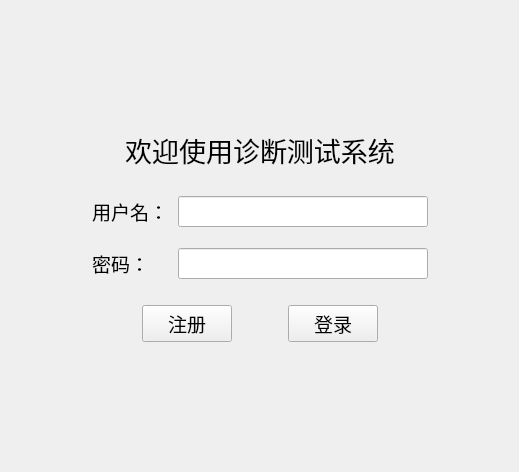
<?xml version="1.0" encoding="UTF-8"?>
<ui version="4.0">
 <class>LoginView</class>
 <widget class="QWidget" name="LoginView">
  <property name="geometry">
   <rect>
    <x>0</x>
    <y>0</y>
    <width>519</width>
    <height>472</height>
   </rect>
  </property>
  <property name="font">
   <font>
    <pointsize>14</pointsize>
   </font>
  </property>
  <property name="windowTitle">
   <string>登录</string>
  </property>
  <layout class="QGridLayout" name="gridLayout">
   <item row="0" column="1">
    <spacer name="verticalSpacer_5">
     <property name="orientation">
      <enum>Qt::Vertical</enum>
     </property>
     <property name="sizeHint" stdset="0">
      <size>
       <width>20</width>
       <height>102</height>
      </size>
     </property>
    </spacer>
   </item>
   <item row="1" column="0">
    <spacer name="horizontalSpacer_2">
     <property name="orientation">
      <enum>Qt::Horizontal</enum>
     </property>
     <property name="sizeHint" stdset="0">
      <size>
       <width>71</width>
       <height>20</height>
      </size>
     </property>
    </spacer>
   </item>
   <item row="1" column="1">
    <layout class="QVBoxLayout" name="verticalLayout_2">
     <item>
      <widget class="QLabel" name="label">
       <property name="font">
        <font>
         <pointsize>20</pointsize>
        </font>
       </property>
       <property name="text">
        <string>欢迎使用诊断测试系统</string>
       </property>
       <property name="alignment">
        <set>Qt::AlignCenter</set>
       </property>
      </widget>
     </item>
     <item>
      <spacer name="verticalSpacer_3">
       <property name="orientation">
        <enum>Qt::Vertical</enum>
       </property>
       <property name="sizeHint" stdset="0">
        <size>
         <width>20</width>
         <height>20</height>
        </size>
       </property>
      </spacer>
     </item>
     <item>
      <layout class="QVBoxLayout" name="verticalLayout">
       <item>
        <layout class="QHBoxLayout" name="horizontalLayout">
         <item>
          <widget class="QLabel" name="label_2">
           <property name="minimumSize">
            <size>
             <width>80</width>
             <height>30</height>
            </size>
           </property>
           <property name="font">
            <font>
             <pointsize>14</pointsize>
            </font>
           </property>
           <property name="text">
            <string>用户名：</string>
           </property>
          </widget>
         </item>
         <item>
          <widget class="QLineEdit" name="inputUserName">
           <property name="minimumSize">
            <size>
             <width>250</width>
             <height>0</height>
            </size>
           </property>
           <property name="font">
            <font>
             <pointsize>14</pointsize>
            </font>
           </property>
          </widget>
         </item>
        </layout>
       </item>
       <item>
        <spacer name="verticalSpacer">
         <property name="orientation">
          <enum>Qt::Vertical</enum>
         </property>
         <property name="sizeHint" stdset="0">
          <size>
           <width>20</width>
           <height>15</height>
          </size>
         </property>
        </spacer>
       </item>
       <item>
        <layout class="QHBoxLayout" name="horizontalLayout_2">
         <item>
          <widget class="QLabel" name="label_3">
           <property name="minimumSize">
            <size>
             <width>80</width>
             <height>30</height>
            </size>
           </property>
           <property name="font">
            <font>
             <pointsize>14</pointsize>
            </font>
           </property>
           <property name="text">
            <string>密码：</string>
           </property>
          </widget>
         </item>
         <item>
          <widget class="QLineEdit" name="inputUserPassword">
           <property name="minimumSize">
            <size>
             <width>250</width>
             <height>0</height>
            </size>
           </property>
           <property name="font">
            <font>
             <pointsize>14</pointsize>
            </font>
           </property>
           <property name="echoMode">
            <enum>QLineEdit::Password</enum>
           </property>
          </widget>
         </item>
        </layout>
       </item>
       <item>
        <spacer name="verticalSpacer_2">
         <property name="orientation">
          <enum>Qt::Vertical</enum>
         </property>
         <property name="sizeHint" stdset="0">
          <size>
           <width>20</width>
           <height>20</height>
          </size>
         </property>
        </spacer>
       </item>
       <item>
        <layout class="QHBoxLayout" name="horizontalLayout_3">
         <item>
          <spacer name="horizontalSpacer_3">
           <property name="orientation">
            <enum>Qt::Horizontal</enum>
           </property>
           <property name="sizeHint" stdset="0">
            <size>
             <width>40</width>
             <height>20</height>
            </size>
           </property>
          </spacer>
         </item>
         <item>
          <widget class="QPushButton" name="btSignup">
           <property name="minimumSize">
            <size>
             <width>90</width>
             <height>30</height>
            </size>
           </property>
           <property name="font">
            <font>
             <pointsize>14</pointsize>
            </font>
           </property>
           <property name="text">
            <string>注册</string>
           </property>
          </widget>
         </item>
         <item>
          <spacer name="horizontalSpacer">
           <property name="orientation">
            <enum>Qt::Horizontal</enum>
           </property>
           <property name="sizeHint" stdset="0">
            <size>
             <width>40</width>
             <height>20</height>
            </size>
           </property>
          </spacer>
         </item>
         <item>
          <widget class="QPushButton" name="btSignin">
           <property name="minimumSize">
            <size>
             <width>90</width>
             <height>30</height>
            </size>
           </property>
           <property name="font">
            <font>
             <pointsize>14</pointsize>
            </font>
           </property>
           <property name="text">
            <string>登录</string>
           </property>
          </widget>
         </item>
         <item>
          <spacer name="horizontalSpacer_4">
           <property name="orientation">
            <enum>Qt::Horizontal</enum>
           </property>
           <property name="sizeHint" stdset="0">
            <size>
             <width>40</width>
             <height>20</height>
            </size>
           </property>
          </spacer>
         </item>
        </layout>
       </item>
      </layout>
     </item>
    </layout>
   </item>
   <item row="1" column="2">
    <spacer name="horizontalSpacer_5">
     <property name="orientation">
      <enum>Qt::Horizontal</enum>
     </property>
     <property name="sizeHint" stdset="0">
      <size>
       <width>70</width>
       <height>20</height>
      </size>
     </property>
    </spacer>
   </item>
   <item row="2" column="1">
    <spacer name="verticalSpacer_4">
     <property name="orientation">
      <enum>Qt::Vertical</enum>
     </property>
     <property name="sizeHint" stdset="0">
      <size>
       <width>20</width>
       <height>101</height>
      </size>
     </property>
    </spacer>
   </item>
  </layout>
 </widget>
 <resources/>
 <connections/>
</ui>
